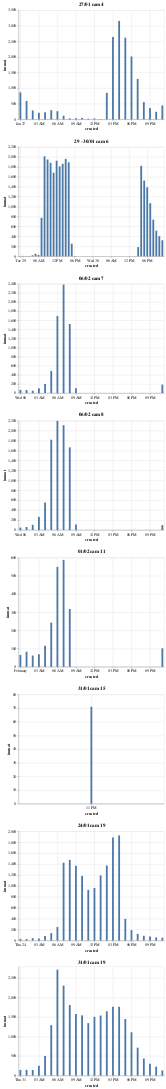

Here is the notebook cell this chart was saved with:
### Code cell
alt.VConcatChart(vconcat=([
alt.Chart(df_passages.loc[(df_passages['created'].between('2019-01-27 00:00:00', '2019-01-27 23:59:59')) & 
                 (df_passages['camera_id']==4)].set_index('created').resample('H').count().reset_index(),title='27/01 cam 4').mark_bar().encode(
                   x='created',
                    y='immat' ), 
alt.Chart(df_passages.loc[(df_passages['created'].between('2019-01-29 00:00:00', '2019-01-30 23:59:59')) & 
                 (df_passages['camera_id']==6)].set_index('created').resample('H').count().reset_index(), title='29 - 30/01 cam 6').mark_bar().encode(
                   x='created',
                    y='immat' ),
alt.Chart(df_passages.loc[(df_passages['created'].between('2019-02-06 00:00:00', '2019-02-06 23:59:59')) & 
                 (df_passages['camera_id']==7)].set_index('created').resample('H').count().reset_index(),title='06/02 cam 7').mark_bar().encode(
                   x='created',
                    y='immat' ) ,
alt.Chart(df_passages.loc[(df_passages['created'].between('2019-02-06 00:00:00', '2019-02-06 23:59:59')) & 
                 (df_passages['camera_id']==8)].set_index('created').resample('H').count().reset_index(),title='06/02 cam 8').mark_bar().encode(
                   x='created',
                    y='immat' ),
alt.Chart(df_passages.loc[(df_passages['created'].between('2019-02-01 00:00:00', '2019-02-01 23:59:59')) & 
                 (df_passages['camera_id']==11)].set_index('created').resample('H').count().reset_index(),title='01/02 cam 11').mark_bar().encode(
                   x='created',
                    y='immat' ),
alt.Chart(df_passages.loc[(df_passages['created'].between('2019-01-31 00:00:00', '2019-01-31 23:59:59')) & 
                 (df_passages['camera_id']==15)].set_index('created').resample('H').count().reset_index(),title='31/01 cam 15').mark_bar().encode(
                   x='created',
                    y='immat' ),
alt.Chart(df_passages.loc[(df_passages['created'].between('2019-01-24 00:00:00', '2019-01-24 23:59:59')) & 
                 (df_passages['camera_id']==19)].set_index('created').resample('H').count().reset_index(),title='24/01 cam 19').mark_bar().encode(
                   x='created',
                    y='immat' ),
alt.Chart(df_passages.loc[(df_passages['created'].between('2019-01-31 00:00:00', '2019-01-31 23:59:59')) & 
                 (df_passages['camera_id']==19)].set_index('created').resample('H').count().reset_index(),title='31/01 cam 19').mark_bar().encode(
                   x='created',
                    y='immat' )
                          
                          ]))

### Figure 1 — Vega-Lite specification as saved in the notebook (floating-point values rounded to 4 significant figures)
{"$schema": "https://vega.github.io/schema/vega-lite/v2.6.0.json", "config": {"view": {"height": 300, "width": 400}}, "datasets": {"data-1a42cc18dd1c9075f43e6eddc7b472d0": [{"camera_id": 71, "created": "2019-01-31T23:00:00", "fiability": 71, "immat": 71, "l": 71, "state": 71}], "data-3a5b04e84d8f1044389e3127301d29fd": [{"camera_id": 71, "created": "2019-02-06T00:00:00", "fiability": 71, "immat": 71, "l": 71, "state": 71}, {"camera_id": 69, "created": "2019-02-06T01:00:00", "fiability": 69, "immat": 69, "l": 69, "state": 69}, {"camera_id": 54, "created": "2019-02-06T02:00:00", "fiability": 54, "immat": 54, "l": 54, "state": 54}, {"camera_id": 106, "created": "2019-02-06T03:00:00", "fiability": 106, "immat": 106, "l": 106, "state": 106}, {"camera_id": 198, "created": "2019-02-06T04:00:00", "fiability": 198, "immat": 198, "l": 198, "state": 198}, {"camera_id": 488, "created": "2019-02-06T05:00:00", "fiability": 488, "immat": 488, "l": 488, "state": 488}, {"camera_id": 1694, "created": "2019-02-06T06:00:00", "fiability": 1694, "immat": 1694, "l": 1694, "state": 1694}, {"camera_id": 2386, "created": "2019-02-06T07:00:00", "fiability": 2386, "immat": 2386, "l": 2386, "state": 2386}, {"camera_id": 1519, "created": "2019-02-06T08:00:00", "fiability": 1519, "immat": 1519, "l": 1519, "state": 1519}, {"camera_id": 105, "created": "2019-02-06T09:00:00", "fiability": 105, "immat": 105, "l": 105, "state": 105}, {"camera_id": 0, "created": "2019-02-06T10:00:00", "fiability": 0, "immat": 0, "l": 0, "state": 0}, {"camera_id": 0, "created": "2019-02-06T11:00:00", "fiability": 0, "immat": 0, "l": 0, "state": 0}, {"camera_id": 0, "created": "2019-02-06T12:00:00", "fiability": 0, "immat": 0, "l": 0, "state": 0}, {"camera_id": 0, "created": "2019-02-06T13:00:00", "fiability": 0, "immat": 0, "l": 0, "state": 0}, {"camera_id": 0, "created": "2019-02-06T14:00:00", "fiability": 0, "immat": 0, "l": 0, "state": 0}, {"camera_id": 0, "created": "2019-02-06T15:00:00", "fiability": 0, "immat": 0, "l": 0, "state": 0}, {"camera_id": 0, "created": "2019-02-06T16:00:00", "fiability": 0, "immat": 0, "l": 0, "state": 0}, {"camera_id": 0, "created": "2019-02-06T17:00:00", "fiability": 0, "immat": 0, "l": 0, "state": 0}, {"camera_id": 0, "created": "2019-02-06T18:00:00", "fiability": 0, "immat": 0, "l": 0, "state": 0}, {"camera_id": 0, "created": "2019-02-06T19:00:00", "fiability": 0, "immat": 0, "l": 0, "state": 0}, {"camera_id": 0, "created": "2019-02-06T20:00:00", "fiability": 0, "immat": 0, "l": 0, "state": 0}, {"camera_id": 0, "created": "2019-02-06T21:00:00", "fiability": 0, "immat": 0, "l": 0, "state": 0}, {"camera_id": 0, "created": "2019-02-06T22:00:00", "fiability": 0, "immat": 0, "l": 0, "state": 0}, {"camera_id": 187, "created": "2019-02-06T23:00:00", "fiability": 187, "immat": 187, "l": 187, "state": 187}], "data-6a0481800eaf73376cac60ba52780fbe": [{"camera_id": 867, "created": "2019-01-27T00:00:00", "fiability": 867, "immat": 867, "l": 867, "state": 867}, {"camera_id": 588, "created": "2019-01-27T01:00:00", "fiability": 588, "immat": 588, "l": 588, "state": 588}, {"camera_id": 286, "created": "2019-01-27T02:00:00", "fiability": 286, "immat": 286, "l": 286, "state": 286}, {"camera_id": 212, "created": "2019-01-27T03:00:00", "fiability": 212, "immat": 212, "l": 212, "state": 212}, {"camera_id": 229, "created": "2019-01-27T04:00:00", "fiability": 229, "immat": 229, "l": 229, "state": 229}, {"camera_id": 298, "created": "2019-01-27T05:00:00", "fiability": 298, "immat": 298, "l": 298, "state": 298}, {"camera_id": 264, "created": "2019-01-27T06:00:00", "fiability": 264, "immat": 264, "l": 264, "state": 264}, {"camera_id": 118, "created": "2019-01-27T07:00:00", "fiability": 118, "immat": 118, "l": 118, "state": 118}, {"camera_id": 34, "created": "2019-01-27T08:00:00", "fiability": 34, "immat": 34, "l": 34, "state": 34}, {"camera_id": 35, "created": "2019-01-27T09:00:00", "fiability": 35, "immat": 35, "l": 35, "state": 35}, {"camera_id": 45, "created": "2019-01-27T10:00:00", "fiability": 45, "immat": 45, "l": 45, "state": 45}, {"camera_id": 21, "created": "2019-01-27T11:00:00", "fiability": 21, "immat": 21, "l": 21, "state": 21}, {"camera_id": 30, "created": "2019-01-27T12:00:00", "fiability": 30, "immat": 30, "l": 30, "state": 30}, {"camera_id": 11, "created": "2019-01-27T13:00:00", "fiability": 11, "immat": 11, "l": 11, "state": 11}, {"camera_id": 853, "created": "2019-01-27T14:00:00", "fiability": 853, "immat": 853, "l": 853, "state": 853}, {"camera_id": 2644, "created": "2019-01-27T15:00:00", "fiability": 2644, "immat": 2644, "l": 2644, "state": 2644}, {"camera_id": 3156, "created": "2019-01-27T16:00:00", "fiability": 3156, "immat": 3156, "l": 3156, "state": 3156}, {"camera_id": 2619, "created": "2019-01-27T17:00:00", "fiability": 2619, "immat": 2619, "l": 2619, "state": 2619}, {"camera_id": 2017, "created": "2019-01-27T18:00:00", "fiability": 2017, "immat": 2017, "l": 2017, "state": 2017}, {"camera_id": 1297, "created": "2019-01-27T19:00:00", "fiability": 1297, "immat": 1297, "l": 1297, "state": 1297}, {"camera_id": 553, "created": "2019-01-27T20:00:00", "fiability": 553, "immat": 553, "l": 553, "state": 553}, {"camera_id": 369, "created": "2019-01-27T21:00:00", "fiability": 369, "immat": 369, "l": 369, "state": 369}, {"camera_id": 244, "created": "2019-01-27T22:00:00", "fiability": 244, "immat": 244, "l": 244, "state": 244}, {"camera_id": 448, "created": "2019-01-27T23:00:00", "fiability": 448, "immat": 448, "l": 448, "state": 448}], "data-c508f01f127d01eb5741e5333e69005b": [{"camera_id": 65, "created": "2019-02-01T00:00:00", "fiability": 65, "immat": 65, "l": 65, "state": 65}, {"camera_id": 83, "created": "2019-02-01T01:00:00", "fiability": 83, "immat": 83, "l": 83, "state": 83}, {"camera_id": 62, "created": "2019-02-01T02:00:00", "fiability": 62, "immat": 62, "l": 62, "state": 62}, {"camera_id": 69, "created": "2019-02-01T03:00:00", "fiability": 69, "immat": 69, "l": 69, "state": 69}, {"camera_id": 116, "created": "2019-02-01T04:00:00", "fiability": 116, "immat": 116, "l": 116, "state": 116}, {"camera_id": 243, "created": "2019-02-01T05:00:00", "fiability": 243, "immat": 243, "l": 243, "state": 243}, {"camera_id": 549, "created": "2019-02-01T06:00:00", "fiability": 549, "immat": 549, "l": 549, "state": 549}, {"camera_id": 588, "created": "2019-02-01T07:00:00", "fiability": 588, "immat": 588, "l": 588, "state": 588}, {"camera_id": 318, "created": "2019-02-01T08:00:00", "fiability": 318, "immat": 318, "l": 318, "state": 318}, {"camera_id": 0, "created": "2019-02-01T09:00:00", "fiability": 0, "immat": 0, "l": 0, "state": 0}, {"camera_id": 0, "created": "2019-02-01T10:00:00", "fiability": 0, "immat": 0, "l": 0, "state": 0}, {"camera_id": 0, "created": "2019-02-01T11:00:00", "fiability": 0, "immat": 0, "l": 0, "state": 0}, {"camera_id": 0, "created": "2019-02-01T12:00:00", "fiability": 0, "immat": 0, "l": 0, "state": 0}, {"camera_id": 0, "created": "2019-02-01T13:00:00", "fiability": 0, "immat": 0, "l": 0, "state": 0}, {"camera_id": 0, "created": "2019-02-01T14:00:00", "fiability": 0, "immat": 0, "l": 0, "state": 0}, {"camera_id": 0, "created": "2019-02-01T15:00:00", "fiability": 0, "immat": 0, "l": 0, "state": 0}, {"camera_id": 0, "created": "2019-02-01T16:00:00", "fiability": 0, "immat": 0, "l": 0, "state": 0}, {"camera_id": 0, "created": "2019-02-01T17:00:00", "fiability": 0, "immat": 0, "l": 0, "state": 0}, {"camera_id": 0, "created": "2019-02-01T18:00:00", "fiability": 0, "immat": 0, "l": 0, "state": 0}, {"camera_id": 0, "created": "2019-02-01T19:00:00", "fiability": 0, "immat": 0, "l": 0, "state": 0}, {"camera_id": 0, "created": "2019-02-01T20:00:00", "fiability": 0, "immat": 0, "l": 0, "state": 0}, {"camera_id": 0, "created": "2019-02-01T21:00:00", "fiability": 0, "immat": 0, "l": 0, "state": 0}, {"camera_id": 0, "created": "2019-02-01T22:00:00", "fiability": 0, "immat": 0, "l": 0, "state": 0}, {"camera_id": 102, "created": "2019-02-01T23:00:00", "fiability": 102, "immat": 102, "l": 102, "state": 102}], "data-c83b3b2adef1d8e7ca4c9ba037c6324e": [{"camera_id": 31, "created": "2019-01-24T00:00:00", "fiability": 31, "immat": 31, "l": 31, "state": 31}, {"camera_id": 28, "created": "2019-01-24T01:00:00", "fiability": 28, "immat": 28, "l": 28, "state": 28}, {"camera_id": 45, "created": "2019-01-24T02:00:00", "fiability": 45, "immat": 45, "l": 45, "state": 45}, {"camera_id": 37, "created": "2019-01-24T03:00:00", "fiability": 37, "immat": 37, "l": 37, "state": 37}, {"camera_id": 85, "created": "2019-01-24T04:00:00", "fiability": 85, "immat": 85, "l": 85, "state": 85}, {"camera_id": 136, "created": "2019-01-24T05:00:00", "fiability": 136, "immat": 136, "l": 136, "state": 136}, {"camera_id": 249, "created": "2019-01-24T06:00:00", "fiability": 249, "immat": 249, "l": 249, "state": 249}, {"camera_id": 1426, "created": "2019-01-24T07:00:00", "fiability": 1426, "immat": 1426, "l": 1426, "state": 1426}, {"camera_id": 1477, "created": "2019-01-24T08:00:00", "fiability": 1477, "immat": 1477, "l": 1477, "state": 1477}, {"camera_id": 1369, "created": "2019-01-24T09:00:00", "fiability": 1369, "immat": 1369, "l": 1369, "state": 1369}, {"camera_id": 1184, "created": "2019-01-24T10:00:00", "fiability": 1184, "immat": 1184, "l": 1184, "state": 1184}, {"camera_id": 929, "created": "2019-01-24T11:00:00", "fiability": 929, "immat": 929, "l": 929, "state": 929}, {"camera_id": 963, "created": "2019-01-24T12:00:00", "fiability": 963, "immat": 963, "l": 963, "state": 963}, {"camera_id": 1194, "created": "2019-01-24T13:00:00", "fiability": 1194, "immat": 1194, "l": 1194, "state": 1194}, {"camera_id": 1375, "created": "2019-01-24T14:00:00", "fiability": 1375, "immat": 1375, "l": 1375, "state": 1375}, {"camera_id": 1889, "created": "2019-01-24T15:00:00", "fiability": 1889, "immat": 1889, "l": 1889, "state": 1889}, {"camera_id": 1926, "created": "2019-01-24T16:00:00", "fiability": 1926, "immat": 1926, "l": 1926, "state": 1926}, {"camera_id": 397, "created": "2019-01-24T17:00:00", "fiability": 397, "immat": 397, "l": 397, "state": 397}, {"camera_id": 191, "created": "2019-01-24T18:00:00", "fiability": 191, "immat": 191, "l": 191, "state": 191}, {"camera_id": 123, "created": "2019-01-24T19:00:00", "fiability": 123, "immat": 123, "l": 123, "state": 123}, {"camera_id": 88, "created": "2019-01-24T20:00:00", "fiability": 88, "immat": 88, "l": 88, "state": 88}, {"camera_id": 74, "created": "2019-01-24T21:00:00", "fiability": 74, "immat": 74, "l": 74, "state": 74}, {"camera_id": 58, "created": "2019-01-24T22:00:00", "fiability": 58, "immat": 58, "l": 58, "state": 58}, {"camera_id": 53, "created": "2019-01-24T23:00:00", "fiability": 53, "immat": 53, "l": 53, "state": 53}], "data-dcac1ac7fd66f3613bd1058efd6b35fe": [{"camera_id": 4, "created": "2019-01-29T00:00:00", "fiability": 4, "immat": 4, "l": 4, "state": 4}, {"camera_id": 7, "created": "2019-01-29T01:00:00", "fiability": 7, "immat": 7, "l": 7, "state": 7}, {"camera_id": 6, "created": "2019-01-29T02:00:00", "fiability": 6, "immat": 6, "l": 6, "state": 6}, {"camera_id": 6, "created": "2019-01-29T03:00:00", "fiability": 6, "immat": 6, "l": 6, "state": 6}, {"camera_id": 19, "created": "2019-01-29T04:00:00", "fiability": 19, "immat": 19, "l": 19, "state": 19}, {"camera_id": 50, "created": "2019-01-29T05:00:00", "fiability": 50, "immat": 50, "l": 50, "state": 50}, {"camera_id": 26, "created": "2019-01-29T06:00:00", "fiability": 26, "immat": 26, "l": 26, "state": 26}, {"camera_id": 775, "created": "2019-01-29T07:00:00", "fiability": 775, "immat": 775, "l": 775, "state": 775}, {"camera_id": 2014, "created": "2019-01-29T08:00:00", "fiability": 2014, "immat": 2014, "l": 2014, "state": 2014}, {"camera_id": 1950, "created": "2019-01-29T09:00:00", "fiability": 1950, "immat": 1950, "l": 1950, "state": 1950}, {"camera_id": 1884, "created": "2019-01-29T10:00:00", "fiability": 1884, "immat": 1884, "l": 1884, "state": 1884}, {"camera_id": 1683, "created": "2019-01-29T11:00:00", "fiability": 1683, "immat": 1683, "l": 1683, "state": 1683}, {"camera_id": 1925, "created": "2019-01-29T12:00:00", "fiability": 1925, "immat": 1925, "l": 1925, "state": 1925}, {"camera_id": 1810, "created": "2019-01-29T13:00:00", "fiability": 1810, "immat": 1810, "l": 1810, "state": 1810}, {"camera_id": 1862, "created": "2019-01-29T14:00:00", "fiability": 1862, "immat": 1862, "l": 1862, "state": 1862}, {"camera_id": 1961, "created": "2019-01-29T15:00:00", "fiability": 1961, "immat": 1961, "l": 1961, "state": 1961}, {"camera_id": 1892, "created": "2019-01-29T16:00:00", "fiability": 1892, "immat": 1892, "l": 1892, "state": 1892}, {"camera_id": 253, "created": "2019-01-29T17:00:00", "fiability": 253, "immat": 253, "l": 253, "state": 253}, {"camera_id": 6, "created": "2019-01-29T18:00:00", "fiability": 6, "immat": 6, "l": 6, "state": 6}, {"camera_id": 0, "created": "2019-01-29T19:00:00", "fiability": 0, "immat": 0, "l": 0, "state": 0}, {"camera_id": 0, "created": "2019-01-29T20:00:00", "fiability": 0, "immat": 0, "l": 0, "state": 0}, {"camera_id": 0, "created": "2019-01-29T21:00:00", "fiability": 0, "immat": 0, "l": 0, "state": 0}, {"camera_id": 0, "created": "2019-01-29T22:00:00", "fiability": 0, "immat": 0, "l": 0, "state": 0}, {"camera_id": 0, "created": "2019-01-29T23:00:00", "fiability": 0, "immat": 0, "l": 0, "state": 0}, {"camera_id": 0, "created": "2019-01-30T00:00:00", "fiability": 0, "immat": 0, "l": 0, "state": 0}, {"camera_id": 0, "created": "2019-01-30T01:00:00", "fiability": 0, "immat": 0, "l": 0, "state": 0}, {"camera_id": 0, "created": "2019-01-30T02:00:00", "fiability": 0, "immat": 0, "l": 0, "state": 0}, {"camera_id": 0, "created": "2019-01-30T03:00:00", "fiability": 0, "immat": 0, "l": 0, "state": 0}, {"camera_id": 0, "created": "2019-01-30T04:00:00", "fiability": 0, "immat": 0, "l": 0, "state": 0}, {"camera_id": 0, "created": "2019-01-30T05:00:00", "fiability": 0, "immat": 0, "l": 0, "state": 0}, {"camera_id": 0, "created": "2019-01-30T06:00:00", "fiability": 0, "immat": 0, "l": 0, "state": 0}, {"camera_id": 0, "created": "2019-01-30T07:00:00", "fiability": 0, "immat": 0, "l": 0, "state": 0}, {"camera_id": 0, "created": "2019-01-30T08:00:00", "fiability": 0, "immat": 0, "l": 0, "state": 0}, {"camera_id": 0, "created": "2019-01-30T09:00:00", "fiability": 0, "immat": 0, "l": 0, "state": 0}, {"camera_id": 0, "created": "2019-01-30T10:00:00", "fiability": 0, "immat": 0, "l": 0, "state": 0}, {"camera_id": 0, "created": "2019-01-30T11:00:00", "fiability": 0, "immat": 0, "l": 0, "state": 0}, {"camera_id": 0, "created": "2019-01-30T12:00:00", "fiability": 0, "immat": 0, "l": 0, "state": 0}, {"camera_id": 0, "created": "2019-01-30T13:00:00", "fiability": 0, "immat": 0, "l": 0, "state": 0}, {"camera_id": 0, "created": "2019-01-30T14:00:00", "fiability": 0, "immat": 0, "l": 0, "state": 0}, {"camera_id": 185, "created": "2019-01-30T15:00:00", "fiability": 185, "immat": 185, "l": 185, "state": 185}, {"camera_id": 1821, "created": "2019-01-30T16:00:00", "fiability": 1821, "immat": 1821, "l": 1821, "state": 1821}, {"camera_id": 1525, "created": "2019-01-30T17:00:00", "fiability": 1525, "immat": 1525, "l": 1525, "state": 1525}, {"camera_id": 1389, "created": "2019-01-30T18:00:00", "fiability": 1389, "immat": 1389, "l": 1389, "state": 1389}, {"camera_id": 1069, "created": "2019-01-30T19:00:00", "fiability": 1069, "immat": 1069, "l": 1069, "state": 1069}, {"camera_id": 738, "created": "2019-01-30T20:00:00", "fiability": 738, "immat": 738, "l": 738, "state": 738}, {"camera_id": 516, "created": "2019-01-30T21:00:00", "fiability": 516, "immat": 516, "l": 516, "state": 516}, {"camera_id": 405, "created": "2019-01-30T22:00:00", "fiability": 405, "immat": 405, "l": 405, "state": 405}, {"camera_id": 323, "created": "2019-01-30T23:00:00", "fiability": 323, "immat": 323, "l": 323, "state": 323}], "data-fb8a8f705ddc0f931f6da5366047efe9": [{"camera_id": 48, "created": "2019-02-06T00:00:00", "fiability": 48, "immat": 48, "l": 48, "state": 48}, {"camera_id": 60, "created": "2019-02-06T01:00:00", "fiability": 60, "immat": 60, "l": 60, "state": 60}, {"camera_id": 103, "created": "2019-02-06T02:00:00", "fiability": 103, "immat": 103, "l": 103, "state": 103}, {"camera_id": 264, "created": "2019-02-06T03:00:00", "fiability": 264, "immat": 264, "l": 264, "state": 264}, {"camera_id": 553, "created": "2019-02-06T04:00:00", "fiability": 553, "immat": 553, "l": 553, "state": 553}, {"camera_id": 1819, "created": "2019-02-06T05:00:00", "fiability": 1819, "immat": 1819, "l": 1819, "state": 1819}, {"camera_id": 2198, "created": "2019-02-06T06:00:00", "fiability": 2198, "immat": 2198, "l": 2198, "state": 2198}, {"camera_id": 2111, "created": "2019-02-06T07:00:00", "fiability": 2111, "immat": 2111, "l": 2111, "state": 2111}, {"camera_id": 1664, "created": "2019-02-06T08:00:00", "fiability": 1664, "immat": 1664, "l": 1664, "state": 1664}, {"camera_id": 112, "created": "2019-02-06T09:00:00", "fiability": 112, "immat": 112, "l": 112, "state": 112}, {"camera_id": 0, "created": "2019-02-06T10:00:00", "fiability": 0, "immat": 0, "l": 0, "state": 0}, {"camera_id": 0, "created": "2019-02-06T11:00:00", "fiability": 0, "immat": 0, "l": 0, "state": 0}, {"camera_id": 0, "created": "2019-02-06T12:00:00", "fiability": 0, "immat": 0, "l": 0, "state": 0}, {"camera_id": 0, "created": "2019-02-06T13:00:00", "fiability": 0, "immat": 0, "l": 0, "state": 0}, {"camera_id": 0, "created": "2019-02-06T14:00:00", "fiability": 0, "immat": 0, "l": 0, "state": 0}, {"camera_id": 0, "created": "2019-02-06T15:00:00", "fiability": 0, "immat": 0, "l": 0, "state": 0}, {"camera_id": 0, "created": "2019-02-06T16:00:00", "fiability": 0, "immat": 0, "l": 0, "state": 0}, {"camera_id": 0, "created": "2019-02-06T17:00:00", "fiability": 0, "immat": 0, "l": 0, "state": 0}, {"camera_id": 0, "created": "2019-02-06T18:00:00", "fiability": 0, "immat": 0, "l": 0, "state": 0}, {"camera_id": 0, "created": "2019-02-06T19:00:00", "fiability": 0, "immat": 0, "l": 0, "state": 0}, {"camera_id": 0, "created": "2019-02-06T20:00:00", "fiability": 0, "immat": 0, "l": 0, "state": 0}, {"camera_id": 0, "created": "2019-02-06T21:00:00", "fiability": 0, "immat": 0, "l": 0, "state": 0}, {"camera_id": 0, "created": "2019-02-06T22:00:00", "fiability": 0, "immat": 0, "l": 0, "state": 0}, {"camera_id": 98, "created": "2019-02-06T23:00:00", "fiability": 98, "immat": 98, "l": 98, "state": 98}], "data-fff29ea6b0b53ed4c32db7ebf4e7cdcd": [{"camera_id": 146, "created": "2019-01-31T00:00:00", "fiability": 146, "immat": 146, "l": 146, "state": 146}, {"camera_id": 148, "created": "2019-01-31T01:00:00", "fiability": 148, "immat": 148, "l": 148, "state": 148}, {"camera_id": 144, "created": "2019-01-31T02:00:00", "fiability": 144, "immat": 144, "l": 144, "state": 144}, {"camera_id": 253, "created": "2019-01-31T03:00:00", "fiability": 253, "immat": 253, "l": 253, "state": 253}, {"camera_id": 506, "created": "2019-01-31T04:00:00", "fiability": 506, "immat": 506, "l": 506, "state": 506}, {"camera_id": 1294, "created": "2019-01-31T05:00:00", "fiability": 1294, "immat": 1294, "l": 1294, "state": 1294}, {"camera_id": 2716, "created": "2019-01-31T06:00:00", "fiability": 2716, "immat": 2716, "l": 2716, "state": 2716}, {"camera_id": 2307, "created": "2019-01-31T07:00:00", "fiability": 2307, "immat": 2307, "l": 2307, "state": 2307}, {"camera_id": 1809, "created": "2019-01-31T08:00:00", "fiability": 1809, "immat": 1809, "l": 1809, "state": 1809}, {"camera_id": 1577, "created": "2019-01-31T09:00:00", "fiability": 1577, "immat": 1577, "l": 1577, "state": 1577}, {"camera_id": 1545, "created": "2019-01-31T10:00:00", "fiability": 1545, "immat": 1545, "l": 1545, "state": 1545}, {"camera_id": 1346, "created": "2019-01-31T11:00:00", "fiability": 1346, "immat": 1346, "l": 1346, "state": 1346}, {"camera_id": 1507, "created": "2019-01-31T12:00:00", "fiability": 1507, "immat": 1507, "l": 1507, "state": 1507}, {"camera_id": 1541, "created": "2019-01-31T13:00:00", "fiability": 1541, "immat": 1541, "l": 1541, "state": 1541}, {"camera_id": 1648, "created": "2019-01-31T14:00:00", "fiability": 1648, "immat": 1648, "l": 1648, "state": 1648}, {"camera_id": 1767, "created": "2019-01-31T15:00:00", "fiability": 1767, "immat": 1767, "l": 1767, "state": 1767}, {"camera_id": 1766, "created": "2019-01-31T16:00:00", "fiability": 1766, "immat": 1766, "l": 1766, "state": 1766}, {"camera_id": 1452, "created": "2019-01-31T17:00:00", "fiability": 1452, "immat": 1452, "l": 1452, "state": 1452}, {"camera_id": 1110, "created": "2019-01-31T18:00:00", "fiability": 1110, "immat": 1110, "l": 1110, "state": 1110}, {"camera_id": 717, "created": "2019-01-31T19:00:00", "fiability": 717, "immat": 717, "l": 717, "state": 717}, {"camera_id": 439, "created": "2019-01-31T20:00:00", "fiability": 439, "immat": 439, "l": 439, "state": 439}, {"camera_id": 304, "created": "2019-01-31T21:00:00", "fiability": 304, "immat": 304, "l": 304, "state": 304}, {"camera_id": 230, "created": "2019-01-31T22:00:00", "fiability": 230, "immat": 230, "l": 230, "state": 230}, {"camera_id": 130, "created": "2019-01-31T23:00:00", "fiability": 130, "immat": 130, "l": 130, "state": 130}]}, "vconcat": [{"data": {"name": "data-6a0481800eaf73376cac60ba52780fbe"}, "encoding": {"x": {"field": "created", "type": "temporal"}, "y": {"field": "immat", "type": "quantitative"}}, "mark": "bar", "title": "27/01 cam 4"}, {"data": {"name": "data-dcac1ac7fd66f3613bd1058efd6b35fe"}, "encoding": {"x": {"field": "created", "type": "temporal"}, "y": {"field": "immat", "type": "quantitative"}}, "mark": "bar", "title": "29 - 30/01 cam 6"}, {"data": {"name": "data-3a5b04e84d8f1044389e3127301d29fd"}, "encoding": {"x": {"field": "created", "type": "temporal"}, "y": {"field": "immat", "type": "quantitative"}}, "mark": "bar", "title": "06/02 cam 7"}, {"data": {"name": "data-fb8a8f705ddc0f931f6da5366047efe9"}, "encoding": {"x": {"field": "created", "type": "temporal"}, "y": {"field": "immat", "type": "quantitative"}}, "mark": "bar", "title": "06/02 cam 8"}, {"data": {"name": "data-c508f01f127d01eb5741e5333e69005b"}, "encoding": {"x": {"field": "created", "type": "temporal"}, "y": {"field": "immat", "type": "quantitative"}}, "mark": "bar", "title": "01/02 cam 11"}, {"data": {"name": "data-1a42cc18dd1c9075f43e6eddc7b472d0"}, "encoding": {"x": {"field": "created", "type": "temporal"}, "y": {"field": "immat", "type": "quantitative"}}, "mark": "bar", "title": "31/01 cam 15"}, {"data": {"name": "data-c83b3b2adef1d8e7ca4c9ba037c6324e"}, "encoding": {"x": {"field": "created", "type": "temporal"}, "y": {"field": "immat", "type": "quantitative"}}, "mark": "bar", "title": "24/01 cam 19"}, {"data": {"name": "data-fff29ea6b0b53ed4c32db7ebf4e7cdcd"}, "encoding": {"x": {"field": "created", "type": "temporal"}, "y": {"field": "immat", "type": "quantitative"}}, "mark": "bar", "title": "31/01 cam 19"}]}
